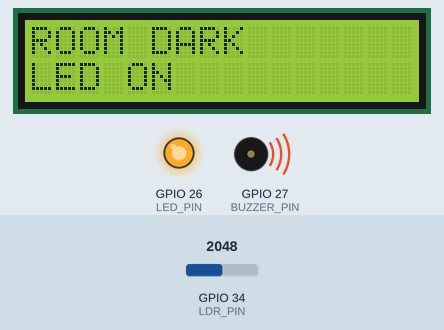
Recording of a sketch running on a simulated ESP32. Parts: 16×2 character LCD, output pins drawn as LEDs (lit = HIGH), buzzer (waves = sounding, pin HIGH). The test bench sets the inputs (shaded band); at power-on: GPIO 34 (LDR_PIN) = 2048. What the sketch prints to the serial monitor is not drawn.

Above: at 3.2 s.
3.3 s: GPIO 34 (LDR_PIN) set to 1843
4.8 s: GPIO 34 (LDR_PIN) set to 1751
At 5.9 s:
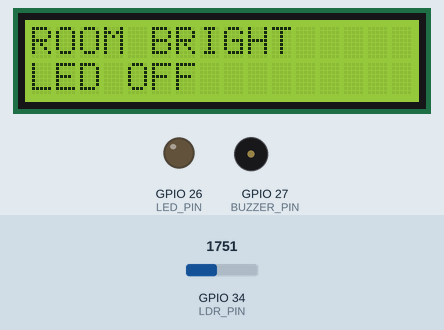
6.7 s: GPIO 34 (LDR_PIN) set to 1840
At 7.9 s:
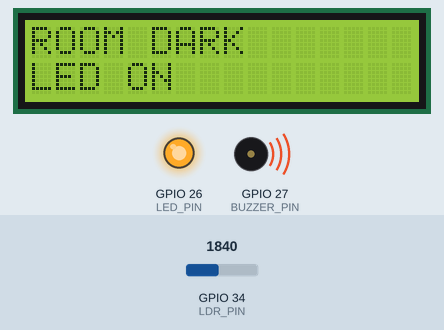
8.2 s: GPIO 34 (LDR_PIN) set to 1760
At 9.0 s:
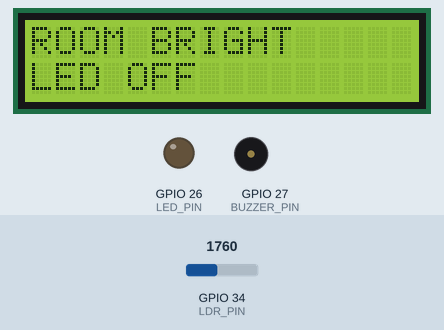
Timing chart, 0 to 10.8 s (numbered marks = the images above; inputs shaded):
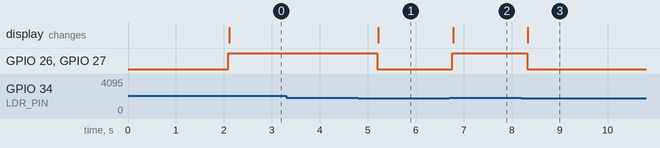

The sketch:

sketch_ESP32_LDR_SmartLightSystem.ino
```cpp
#include <Wire.h>
#include <LiquidCrystal_I2C.h>

#define LDR_PIN 34
#define LED_PIN 26
#define BUZZER_PIN 27

LiquidCrystal_I2C lcd(0x27,16,2);

int threshold = 1800;

void setup()
{
  Serial.begin(115200);

  pinMode(LED_PIN,OUTPUT);
  pinMode(BUZZER_PIN,OUTPUT);

  lcd.init();
  lcd.backlight();

  lcd.setCursor(0,0);
  lcd.print("Smart Light");
  lcd.setCursor(0,1);
  lcd.print("Monitoring");

  delay(2000);
  lcd.clear();
}

void loop()
{
  int ldrValue = analogRead(LDR_PIN);

  Serial.print("LDR Value : ");
  Serial.println(ldrValue);

  lcd.clear();

  if(ldrValue > threshold)
  {
      digitalWrite(LED_PIN,HIGH);
      digitalWrite(BUZZER_PIN,HIGH);

      lcd.setCursor(0,0);
      lcd.print("ROOM DARK");

      lcd.setCursor(0,1);
      lcd.print("LED ON");

      Serial.println("Dark Detected");
  }
  else
  {
      digitalWrite(LED_PIN,LOW);
      digitalWrite(BUZZER_PIN,LOW);

      lcd.setCursor(0,0);
      lcd.print("ROOM BRIGHT");

      lcd.setCursor(0,1);
      lcd.print("LED OFF");

      Serial.println("Bright");
  }

  delay(500);
}
```

Measured:
- the behaviour switches between 1801 and 1800 on GPIO 34 (LDR_PIN) (found by bisection; images 0 and 1)
- after the input at 3.3 s, every drawn part: stays the same
- after the input at 4.8 s, GPIO 26 (LED_PIN), GPIO 27 (BUZZER_PIN): HIGH → LOW after 0.40 s; the display: changes after 0.42 s (image 1)
- after the input at 6.7 s, GPIO 26 (LED_PIN), GPIO 27 (BUZZER_PIN): LOW → HIGH after 0.07 s; the display: changes after 0.08 s (image 2)
- after the input at 8.2 s, GPIO 26 (LED_PIN), GPIO 27 (BUZZER_PIN): HIGH → LOW after 0.12 s; the display: changes after 0.14 s (image 3)
